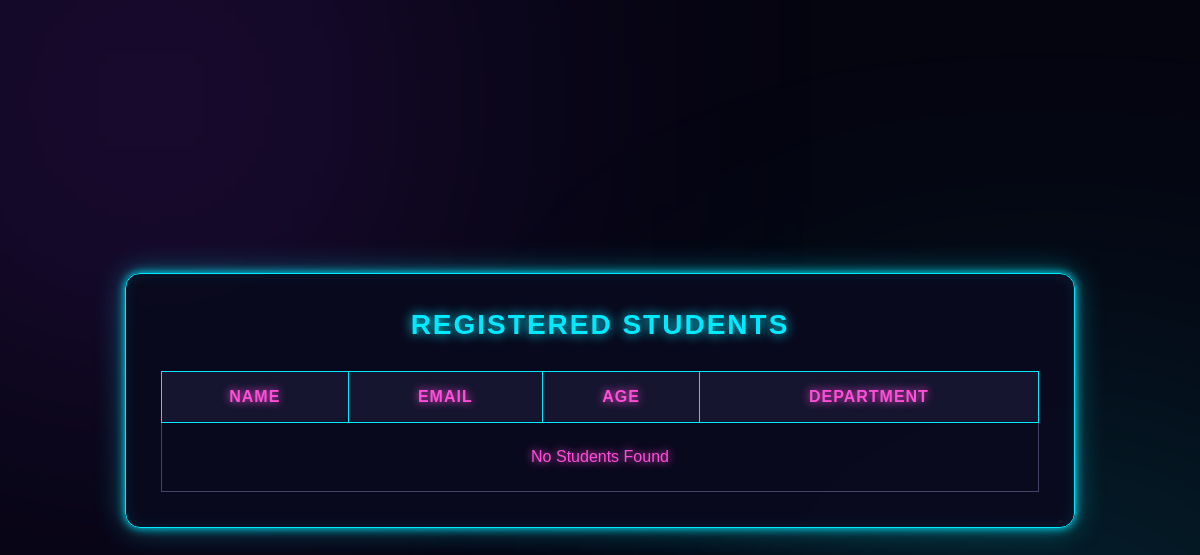
Page /student_list/ on the earlier database version.
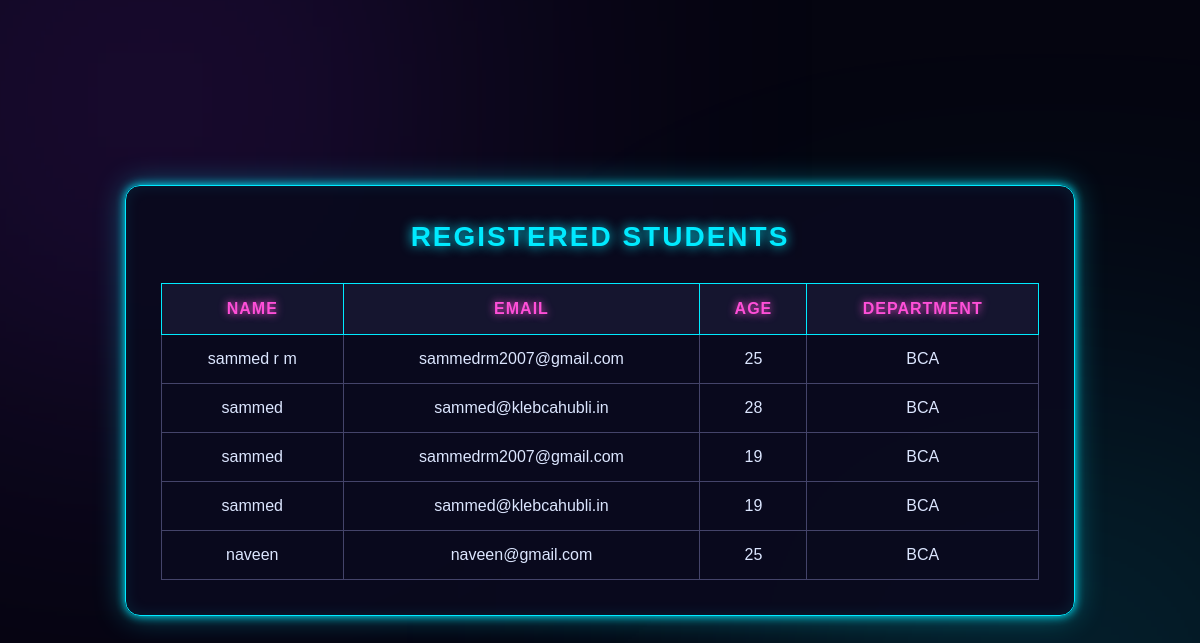
Same page on the later database version.
### students/models.py (models this page shows, shortened)
class Student(models.Model):
    name = models.CharField(max_length=100)
    email = models.EmailField()
    age = models.IntegerField()
    department = models.CharField(max_length=100)

### students/views.py (the view)
# urls.py: path('student_list/', views.student_list, name='student_list'),
def student_list(request):
    students = Student.objects.all()
    return render(
        request,
        'students/student_list.html',
        {'students': students}
    )

### students/templates/students/student_list.html (shortened to what this page needs)
<!DOCTYPE html>
<html lang="en">
<head>
</head>
<body>
    <div class="container">
        <h2>REGISTERED STUDENTS</h2>
        <div class="table-wrapper">
            <table>
                <thead>
                    <tr>
                        <th>Name</th>
                        <th>Email</th>
                        <th>Age</th>
                        <th>Department</th>
                    </tr>
                </thead>
                <tbody>
                    {% for student in students %}
                    <tr>
                        <td>{{ student.name }}</td>
                        <td>{{ student.email }}</td>
                        <td>{{ student.age }}</td>
                        <td>{{ student.department }}</td>
                    </tr>
                    {% empty %}
                    <tr>
                        <td colspan="4" class="empty">
                            No Students Found
                        </td>
                    </tr>
                    {% endfor %}
                </tbody>
            </table>
        </div>
    </div>
</body>
</html>

### students/templates/students/student_list.html (style rules this page uses)
* { margin: 0; padding: 0; box-sizing: border-box; font-family: Arial, sans-serif; }
body { min-height: 100vh; display: flex; justify-content: center; align-items: center; padding: 30px 15px; background: #050510; color: white; overflow-x: hidden; }
body::before { content: ""; position: fixed; width: 500px; height: 500px; background: #8a2be2; filter: blur(180px); opacity: 0.25; top: -150px; left: -100px; animation: glowMove 8s infinite alternate; }
body::after { content: ""; position: fixed; width: 500px; height: 500px; background: #00eaff; filter: blur(180px); opacity: 0.2; bottom: -150px; right: -100px; animation: glowMove 8s infinite alternate-reverse; }
.container { position: relative; z-index: 2; width: 950px; max-width: 100%; padding: 35px; background: rgba(10, 10, 30, 0.95); border: 1px solid #00eaff; border-radius: 15px; box-shadow: 0 0 10px #00eaff, 0 0 30px rgba(0,234,255,0.4), inset 0 0 15px rgba(0,234,255,0.1); animation: appear 1s ease; }
h2 { text-align: center; color: #00eaff; font-size: 28px; margin-bottom: 30px; text-shadow: 0 0 12px #00eaff; letter-spacing: 2px; }
.table-wrapper { width: 100%; overflow-x: auto; }
table { width: 100%; border-collapse: collapse; border: 1px solid #00eaff; }
th { padding: 16px; color: #ff4fd8; background: #15152f; border: 1px solid #00eaff; text-transform: uppercase; letter-spacing: 1px; text-shadow: 0 0 8px #ff4fd8; }
td { padding: 15px; text-align: center; color: #dce6ff; border: 1px solid #44446a; }
tr { transition: 0.3s; }

Differences in the rows shown:
added Student: name "sammed r m", email "sammedrm2007@gmail.com", age "25", department "BCA"
added Student: name "sammed", email "sammed@klebcahubli.in", age "28", department "BCA"
added Student: name "sammed", email "sammedrm2007@gmail.com", age "19", department "BCA"
added Student: name "sammed", email "sammed@klebcahubli.in", age "19", department "BCA"
added Student: name "naveen", email "naveen@gmail.com", age "25", department "BCA"
Other differences:
text no longer shown: "No Students Found"
